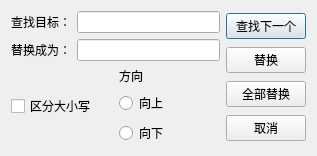
<?xml version="1.0" encoding="UTF-8"?>
<ui version="4.0">
 <class>ReplaceDialog</class>
 <widget class="QDialog" name="ReplaceDialog">
  <property name="geometry">
   <rect>
    <x>0</x>
    <y>0</y>
    <width>317</width>
    <height>149</height>
   </rect>
  </property>
  <property name="windowTitle">
   <string>替换</string>
  </property>
  <layout class="QHBoxLayout" name="horizontalLayout_5">
   <item>
    <layout class="QHBoxLayout" name="horizontalLayout_3">
     <item>
      <layout class="QVBoxLayout" name="verticalLayout_3">
       <item>
        <layout class="QHBoxLayout" name="horizontalLayout">
         <item>
          <widget class="QLabel" name="label">
           <property name="text">
            <string>查找目标：</string>
           </property>
          </widget>
         </item>
         <item>
          <widget class="QLineEdit" name="searchText"/>
         </item>
        </layout>
       </item>
       <item>
        <layout class="QHBoxLayout" name="horizontalLayout_4">
         <item>
          <widget class="QLabel" name="label_3">
           <property name="text">
            <string>替换成为：</string>
           </property>
          </widget>
         </item>
         <item>
          <widget class="QLineEdit" name="targetText"/>
         </item>
        </layout>
       </item>
       <item>
        <layout class="QHBoxLayout" name="horizontalLayout_2">
         <item>
          <widget class="QCheckBox" name="cbCaseSensetive">
           <property name="text">
            <string>区分大小写</string>
           </property>
          </widget>
         </item>
         <item>
          <layout class="QVBoxLayout" name="verticalLayout_2">
           <item>
            <widget class="QLabel" name="label_2">
             <property name="text">
              <string>方向</string>
             </property>
            </widget>
           </item>
           <item>
            <widget class="QRadioButton" name="rbUp">
             <property name="layoutDirection">
              <enum>Qt::LayoutDirection::LeftToRight</enum>
             </property>
             <property name="autoFillBackground">
              <bool>true</bool>
             </property>
             <property name="text">
              <string>向上</string>
             </property>
            </widget>
           </item>
           <item>
            <widget class="QRadioButton" name="rbDown">
             <property name="text">
              <string>向下</string>
             </property>
             <property name="iconSize">
              <size>
               <width>17</width>
               <height>17</height>
              </size>
             </property>
            </widget>
           </item>
          </layout>
         </item>
        </layout>
       </item>
      </layout>
     </item>
     <item>
      <layout class="QVBoxLayout" name="verticalLayout">
       <item>
        <widget class="QPushButton" name="pushButton">
         <property name="maximumSize">
          <size>
           <width>16777215</width>
           <height>16777215</height>
          </size>
         </property>
         <property name="toolTipDuration">
          <number>-1</number>
         </property>
         <property name="layoutDirection">
          <enum>Qt::LayoutDirection::LeftToRight</enum>
         </property>
         <property name="text">
          <string>查找下一个</string>
         </property>
        </widget>
       </item>
       <item>
        <widget class="QPushButton" name="pushButton_2">
         <property name="text">
          <string>替换</string>
         </property>
        </widget>
       </item>
       <item>
        <widget class="QPushButton" name="pushButton_3">
         <property name="text">
          <string>全部替换</string>
         </property>
        </widget>
       </item>
       <item>
        <widget class="QPushButton" name="pushButton_4">
         <property name="text">
          <string>取消</string>
         </property>
        </widget>
       </item>
      </layout>
     </item>
    </layout>
   </item>
  </layout>
 </widget>
 <resources/>
 <connections/>
</ui>
